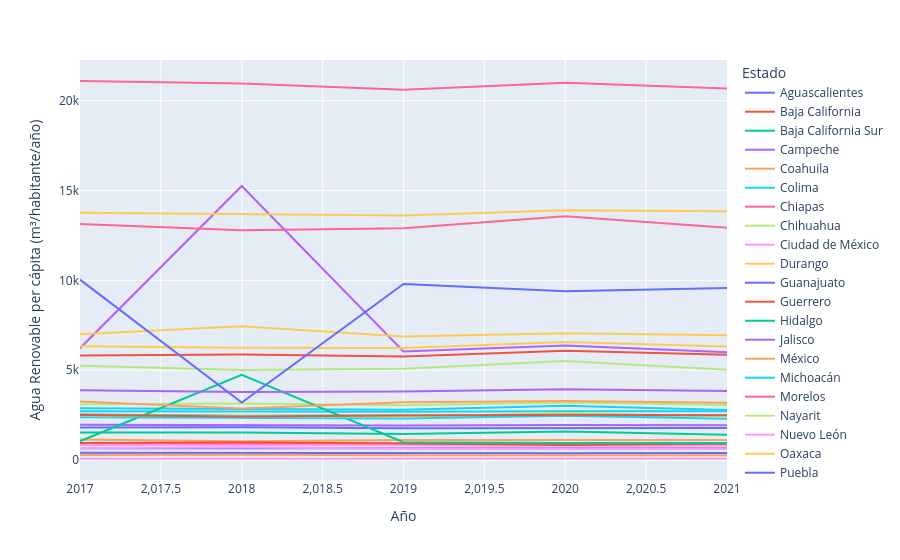

Source (notebook cell):
### Code cell
#| label: fig-arpcedo-linea
px.line(arpcedo_largo,x="Año",y="Agua Renovable per cápita (m³/habitante/año)",color="Estado")

### Figure 1 — Plotly figure (JSON) as saved in the notebook; plotly's stock layout.template omitted (floating-point values rounded to 4 significant figures)
{"data": [{"hovertemplate": "Estado=Aguascalientes<br>Año=%{x}<br>Agua Renovable per cápita (m³/habitante/año)=%{y}<extra></extra>", "legendgroup": "Aguascalientes", "line": {"color": "#636efa", "dash": "solid"}, "marker": {"symbol": "circle"}, "mode": "lines", "name": "Aguascalientes", "orientation": "v", "showlegend": true, "type": "scatter", "x": [2017, 2018, 2019, 2020, 2021], "xaxis": "x", "y": [405.6, 389.0, 396.2, 380.5, 391.8], "yaxis": "y"}, {"hovertemplate": "Estado=Baja California<br>Año=%{x}<br>Agua Renovable per cápita (m³/habitante/año)=%{y}<extra></extra>", "legendgroup": "Baja California", "line": {"color": "#EF553B", "dash": "solid"}, "marker": {"symbol": "circle"}, "mode": "lines", "name": "Baja California", "orientation": "v", "showlegend": true, "type": "scatter", "x": [2017, 2018, 2019, 2020, 2021], "xaxis": "x", "y": [849.5, 831.9, 826.9, 823.5, 822.0], "yaxis": "y"}, {"hovertemplate": "Estado=Baja California Sur<br>Año=%{x}<br>Agua Renovable per cápita (m³/habitante/año)=%{y}<extra></extra>", "legendgroup": "Baja California Sur", "line": {"color": "#00cc96", "dash": "solid"}, "marker": {"symbol": "circle"}, "mode": "lines", "name": "Baja California Sur", "orientation": "v", "showlegend": true, "type": "scatter", "x": [2017, 2018, 2019, 2020, 2021], "xaxis": "x", "y": [1525.0, 1535.0, 1443.0, 1584.0, 1402.0], "yaxis": "y"}, {"hovertemplate": "Estado=Campeche<br>Año=%{x}<br>Agua Renovable per cápita (m³/habitante/año)=%{y}<extra></extra>", "legendgroup": "Campeche", "line": {"color": "#ab63fa", "dash": "solid"}, "marker": {"symbol": "circle"}, "mode": "lines", "name": "Campeche", "orientation": "v", "showlegend": true, "type": "scatter", "x": [2017, 2018, 2019, 2020, 2021], "xaxis": "x", "y": [6219.0, 15260.0, 6046.0, 6377.0, 5993.0], "yaxis": "y"}, {"hovertemplate": "Estado=Coahuila<br>Año=%{x}<br>Agua Renovable per cápita (m³/habitante/año)=%{y}<extra></extra>", "legendgroup": "Coahuila", "line": {"color": "#FFA15A", "dash": "solid"}, "marker": {"symbol": "circle"}, "mode": "lines", "name": "Coahuila", "orientation": "v", "showlegend": true, "type": "scatter", "x": [2017, 2018, 2019, 2020, 2021], "xaxis": "x", "y": [1141.0, 1041.0, 1116.0, 1112.0, 1107.0], "yaxis": "y"}, {"hovertemplate": "Estado=Colima<br>Año=%{x}<br>Agua Renovable per cápita (m³/habitante/año)=%{y}<extra></extra>", "legendgroup": "Colima", "line": {"color": "#19d3f3", "dash": "solid"}, "marker": {"symbol": "circle"}, "mode": "lines", "name": "Colima", "orientation": "v", "showlegend": true, "type": "scatter", "x": [2017, 2018, 2019, 2020, 2021], "xaxis": "x", "y": [2887.0, 2842.0, 2799.0, 3016.0, 2778.0], "yaxis": "y"}, {"hovertemplate": "Estado=Chiapas<br>Año=%{x}<br>Agua Renovable per cápita (m³/habitante/año)=%{y}<extra></extra>", "legendgroup": "Chiapas", "line": {"color": "#FF6692", "dash": "solid"}, "marker": {"symbol": "circle"}, "mode": "lines", "name": "Chiapas", "orientation": "v", "showlegend": true, "type": "scatter", "x": [2017, 2018, 2019, 2020, 2021], "xaxis": "x", "y": [21100.0, 20950.0, 20620.0, 21000.0, 20680.0], "yaxis": "y"}, {"hovertemplate": "Estado=Chihuahua<br>Año=%{x}<br>Agua Renovable per cápita (m³/habitante/año)=%{y}<extra></extra>", "legendgroup": "Chihuahua", "line": {"color": "#B6E880", "dash": "solid"}, "marker": {"symbol": "circle"}, "mode": "lines", "name": "Chihuahua", "orientation": "v", "showlegend": true, "type": "scatter", "x": [2017, 2018, 2019, 2020, 2021], "xaxis": "x", "y": [3109.0, 3151.0, 3054.0, 3206.0, 3065.0], "yaxis": "y"}, {"hovertemplate": "Estado=Ciudad de México<br>Año=%{x}<br>Agua Renovable per cápita (m³/habitante/año)=%{y}<extra></extra>", "legendgroup": "Ciudad de México", "line": {"color": "#FF97FF", "dash": "solid"}, "marker": {"symbol": "circle"}, "mode": "lines", "name": "Ciudad de México", "orientation": "v", "showlegend": true, "type": "scatter", "x": [2017, 2018, 2019, 2020, 2021], "xaxis": "x", "y": [73.09, 55.17, 73.47, 70.31, 74.32], "yaxis": "y"}, {"hovertemplate": "Estado=Durango<br>Año=%{x}<br>Agua Renovable per cápita (m³/habitante/año)=%{y}<extra></extra>", "legendgroup": "Durango", "line": {"color": "#FECB52", "dash": "solid"}, "marker": {"symbol": "circle"}, "mode": "lines", "name": "Durango", "orientation": "v", "showlegend": true, "type": "scatter", "x": [2017, 2018, 2019, 2020, 2021], "xaxis": "x", "y": [6999.0, 7439.0, 6874.0, 7052.0, 6939.0], "yaxis": "y"}, {"hovertemplate": "Estado=Guanajuato<br>Año=%{x}<br>Agua Renovable per cápita (m³/habitante/año)=%{y}<extra></extra>", "legendgroup": "Guanajuato", "line": {"color": "#636efa", "dash": "solid"}, "marker": {"symbol": "circle"}, "mode": "lines", "name": "Guanajuato", "orientation": "v", "showlegend": true, "type": "scatter", "x": [2017, 2018, 2019, 2020, 2021], "xaxis": "x", "y": [657.7, 656.1, 648.3, 637.7, 647.7], "yaxis": "y"}, {"hovertemplate": "Estado=Guerrero<br>Año=%{x}<br>Agua Renovable per cápita (m³/habitante/año)=%{y}<extra></extra>", "legendgroup": "Guerrero", "line": {"color": "#EF553B", "dash": "solid"}, "marker": {"symbol": "circle"}, "mode": "lines", "name": "Guerrero", "orientation": "v", "showlegend": true, "type": "scatter", "x": [2017, 2018, 2019, 2020, 2021], "xaxis": "x", "y": [5814.0, 5879.0, 5759.0, 6078.0, 5861.0], "yaxis": "y"}, {"hovertemplate": "Estado=Hidalgo<br>Año=%{x}<br>Agua Renovable per cápita (m³/habitante/año)=%{y}<extra></extra>", "legendgroup": "Hidalgo", "line": {"color": "#00cc96", "dash": "solid"}, "marker": {"symbol": "circle"}, "mode": "lines", "name": "Hidalgo", "orientation": "v", "showlegend": true, "type": "scatter", "x": [2017, 2018, 2019, 2020, 2021], "xaxis": "x", "y": [2536.0, 2462.0, 2481.0, 2474.0, 2480.0], "yaxis": "y"}, {"hovertemplate": "Estado=Jalisco<br>Año=%{x}<br>Agua Renovable per cápita (m³/habitante/año)=%{y}<extra></extra>", "legendgroup": "Jalisco", "line": {"color": "#ab63fa", "dash": "solid"}, "marker": {"symbol": "circle"}, "mode": "lines", "name": "Jalisco", "orientation": "v", "showlegend": true, "type": "scatter", "x": [2017, 2018, 2019, 2020, 2021], "xaxis": "x", "y": [1967.0, 1930.0, 1926.0, 1953.0, 1931.0], "yaxis": "y"}, {"hovertemplate": "Estado=México<br>Año=%{x}<br>Agua Renovable per cápita (m³/habitante/año)=%{y}<extra></extra>", "legendgroup": "México", "line": {"color": "#FFA15A", "dash": "solid"}, "marker": {"symbol": "circle"}, "mode": "lines", "name": "México", "orientation": "v", "showlegend": true, "type": "scatter", "x": [2017, 2018, 2019, 2020, 2021], "xaxis": "x", "y": [275.6, 298.3, 268.2, 286.6, 266.0], "yaxis": "y"}, {"hovertemplate": "Estado=Michoacán<br>Año=%{x}<br>Agua Renovable per cápita (m³/habitante/año)=%{y}<extra></extra>", "legendgroup": "Michoacán", "line": {"color": "#19d3f3", "dash": "solid"}, "marker": {"symbol": "circle"}, "mode": "lines", "name": "Michoacán", "orientation": "v", "showlegend": true, "type": "scatter", "x": [2017, 2018, 2019, 2020, 2021], "xaxis": "x", "y": [2712.0, 2706.0, 2679.0, 2718.0, 2708.0], "yaxis": "y"}, {"hovertemplate": "Estado=Morelos<br>Año=%{x}<br>Agua Renovable per cápita (m³/habitante/año)=%{y}<extra></extra>", "legendgroup": "Morelos", "line": {"color": "#FF6692", "dash": "solid"}, "marker": {"symbol": "circle"}, "mode": "lines", "name": "Morelos", "orientation": "v", "showlegend": true, "type": "scatter", "x": [2017, 2018, 2019, 2020, 2021], "xaxis": "x", "y": [940.2, 915.0, 919.7, 952.1, 915.0], "yaxis": "y"}, {"hovertemplate": "Estado=Nayarit<br>Año=%{x}<br>Agua Renovable per cápita (m³/habitante/año)=%{y}<extra></extra>", "legendgroup": "Nayarit", "line": {"color": "#B6E880", "dash": "solid"}, "marker": {"symbol": "circle"}, "mode": "lines", "name": "Nayarit", "orientation": "v", "showlegend": true, "type": "scatter", "x": [2017, 2018, 2019, 2020, 2021], "xaxis": "x", "y": [5250.0, 5005.0, 5075.0, 5516.0, 5028.0], "yaxis": "y"}, {"hovertemplate": "Estado=Nuevo León<br>Año=%{x}<br>Agua Renovable per cápita (m³/habitante/año)=%{y}<extra></extra>", "legendgroup": "Nuevo León", "line": {"color": "#FF97FF", "dash": "solid"}, "marker": {"symbol": "circle"}, "mode": "lines", "name": "Nuevo León", "orientation": "v", "showlegend": true, "type": "scatter", "x": [2017, 2018, 2019, 2020, 2021], "xaxis": "x", "y": [850.6, 817.3, 828.1, 786.1, 825.3], "yaxis": "y"}, {"hovertemplate": "Estado=Oaxaca<br>Año=%{x}<br>Agua Renovable per cápita (m³/habitante/año)=%{y}<extra></extra>", "legendgroup": "Oaxaca", "line": {"color": "#FECB52", "dash": "solid"}, "marker": {"symbol": "circle"}, "mode": "lines", "name": "Oaxaca", "orientation": "v", "showlegend": true, "type": "scatter", "x": [2017, 2018, 2019, 2020, 2021], "xaxis": "x", "y": [13760.0, 13690.0, 13610.0, 13900.0, 13850.0], "yaxis": "y"}, {"hovertemplate": "Estado=Puebla<br>Año=%{x}<br>Agua Renovable per cápita (m³/habitante/año)=%{y}<extra></extra>", "legendgroup": "Puebla", "line": {"color": "#636efa", "dash": "solid"}, "marker": {"symbol": "circle"}, "mode": "lines", "name": "Puebla", "orientation": "v", "showlegend": true, "type": "scatter", "x": [2017, 2018, 2019, 2020, 2021], "xaxis": "x", "y": [1803.0, 1820.0, 1771.0, 1772.0, 1786.0], "yaxis": "y"}, {"hovertemplate": "Estado=Querétaro<br>Año=%{x}<br>Agua Renovable per cápita (m³/habitante/año)=%{y}<extra></extra>", "legendgroup": "Querétaro", "line": {"color": "#EF553B", "dash": "solid"}, "marker": {"symbol": "circle"}, "mode": "lines", "name": "Querétaro", "orientation": "v", "showlegend": true, "type": "scatter", "x": [2017, 2018, 2019, 2020, 2021], "xaxis": "x", "y": [940.3, 982.4, 914.9, 835.4, 909.7], "yaxis": "y"}, {"hovertemplate": "Estado=Quintana Roo<br>Año=%{x}<br>Agua Renovable per cápita (m³/habitante/año)=%{y}<extra></extra>", "legendgroup": "Quintana Roo", "line": {"color": "#00cc96", "dash": "solid"}, "marker": {"symbol": "circle"}, "mode": "lines", "name": "Quintana Roo", "orientation": "v", "showlegend": true, "type": "scatter", "x": [2017, 2018, 2019, 2020, 2021], "xaxis": "x", "y": [1046.0, 4745.0, 992.5, 942.2, 949.9], "yaxis": "y"}, {"hovertemplate": "Estado=San Luis Potosí<br>Año=%{x}<br>Agua Renovable per cápita (m³/habitante/año)=%{y}<extra></extra>", "legendgroup": "San Luis Potosí", "line": {"color": "#ab63fa", "dash": "solid"}, "marker": {"symbol": "circle"}, "mode": "lines", "name": "San Luis Potosí", "orientation": "v", "showlegend": true, "type": "scatter", "x": [2017, 2018, 2019, 2020, 2021], "xaxis": "x", "y": [3877.0, 3791.0, 3815.0, 3938.0, 3845.0], "yaxis": "y"}, {"hovertemplate": "Estado=Sinaloa<br>Año=%{x}<br>Agua Renovable per cápita (m³/habitante/año)=%{y}<extra></extra>", "legendgroup": "Sinaloa", "line": {"color": "#FFA15A", "dash": "solid"}, "marker": {"symbol": "circle"}, "mode": "lines", "name": "Sinaloa", "orientation": "v", "showlegend": true, "type": "scatter", "x": [2017, 2018, 2019, 2020, 2021], "xaxis": "x", "y": [3263.0, 2868.0, 3212.0, 3290.0, 3184.0], "yaxis": "y"}, {"hovertemplate": "Estado=Sonora<br>Año=%{x}<br>Agua Renovable per cápita (m³/habitante/año)=%{y}<extra></extra>", "legendgroup": "Sonora", "line": {"color": "#19d3f3", "dash": "solid"}, "marker": {"symbol": "circle"}, "mode": "lines", "name": "Sonora", "orientation": "v", "showlegend": true, "type": "scatter", "x": [2017, 2018, 2019, 2020, 2021], "xaxis": "x", "y": [2375.0, 2328.0, 2316.0, 2467.0, 2297.0], "yaxis": "y"}, {"hovertemplate": "Estado=Tabasco<br>Año=%{x}<br>Agua Renovable per cápita (m³/habitante/año)=%{y}<extra></extra>", "legendgroup": "Tabasco", "line": {"color": "#FF6692", "dash": "solid"}, "marker": {"symbol": "circle"}, "mode": "lines", "name": "Tabasco", "orientation": "v", "showlegend": true, "type": "scatter", "x": [2017, 2018, 2019, 2020, 2021], "xaxis": "x", "y": [13140.0, 12790.0, 12900.0, 13560.0, 12930.0], "yaxis": "y"}, {"hovertemplate": "Estado=Tamaulipas<br>Año=%{x}<br>Agua Renovable per cápita (m³/habitante/año)=%{y}<extra></extra>", "legendgroup": "Tamaulipas", "line": {"color": "#B6E880", "dash": "solid"}, "marker": {"symbol": "circle"}, "mode": "lines", "name": "Tamaulipas", "orientation": "v", "showlegend": true, "type": "scatter", "x": [2017, 2018, 2019, 2020, 2021], "xaxis": "x", "y": [2474.0, 2464.0, 2423.0, 2605.0, 2436.0], "yaxis": "y"}, {"hovertemplate": "Estado=Tlaxcala<br>Año=%{x}<br>Agua Renovable per cápita (m³/habitante/año)=%{y}<extra></extra>", "legendgroup": "Tlaxcala", "line": {"color": "#FF97FF", "dash": "solid"}, "marker": {"symbol": "circle"}, "mode": "lines", "name": "Tlaxcala", "orientation": "v", "showlegend": true, "type": "scatter", "x": [2017, 2018, 2019, 2020, 2021], "xaxis": "x", "y": [661.0, 691.2, 644.3, 656.7, 639.1], "yaxis": "y"}, {"hovertemplate": "Estado=Veracruz<br>Año=%{x}<br>Agua Renovable per cápita (m³/habitante/año)=%{y}<extra></extra>", "legendgroup": "Veracruz", "line": {"color": "#FECB52", "dash": "solid"}, "marker": {"symbol": "circle"}, "mode": "lines", "name": "Veracruz", "orientation": "v", "showlegend": true, "type": "scatter", "x": [2017, 2018, 2019, 2020, 2021], "xaxis": "x", "y": [6325.0, 6252.0, 6240.0, 6572.0, 6323.0], "yaxis": "y"}, {"hovertemplate": "Estado=Yucatán<br>Año=%{x}<br>Agua Renovable per cápita (m³/habitante/año)=%{y}<extra></extra>", "legendgroup": "Yucatán", "line": {"color": "#636efa", "dash": "solid"}, "marker": {"symbol": "circle"}, "mode": "lines", "name": "Yucatán", "orientation": "v", "showlegend": true, "type": "scatter", "x": [2017, 2018, 2019, 2020, 2021], "xaxis": "x", "y": [10040.0, 3195.0, 9799.0, 9399.0, 9573.0], "yaxis": "y"}, {"hovertemplate": "Estado=Zacatecas<br>Año=%{x}<br>Agua Renovable per cápita (m³/habitante/año)=%{y}<extra></extra>", "legendgroup": "Zacatecas", "line": {"color": "#EF553B", "dash": "solid"}, "marker": {"symbol": "circle"}, "mode": "lines", "name": "Zacatecas", "orientation": "v", "showlegend": true, "type": "scatter", "x": [2017, 2018, 2019, 2020, 2021], "xaxis": "x", "y": [2509.0, 2426.0, 2474.0, 2519.0, 2485.0], "yaxis": "y"}], "layout": {"legend": {"title": {"text": "Estado"}, "tracegroupgap": 0}, "margin": {"t": 60}, "xaxis": {"anchor": "y", "domain": [0, 1], "title": {"text": "Año"}}, "yaxis": {"anchor": "x", "domain": [0, 1], "title": {"text": "Agua Renovable per cápita (m³/habitante/año)"}}}}
